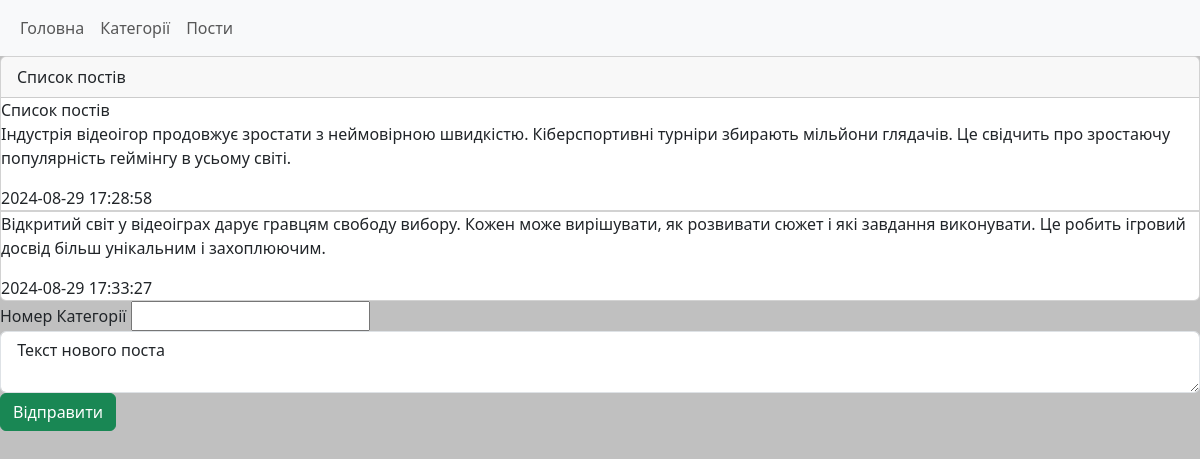
The app's page /categories/2 with its own data.
### tables this page shows
CREATE TABLE post (
    post_id INTEGER PRIMARY KEY AUTOINCREMENT,
    category_id INTEGER,
    text TEXT,
    datetime TEXT DEFAULT CURRENT_TIMESTAMP,
    FOREIGN KEY(category_id) REFERENCES category(category_id)
);

### main.py (the view)
@app.route("/categories/<id>", methods=["GET","POST"])
def posts_by_category(id):
    if request.method == "POST":
        category_id = request.form.get("category_id")
        text = request.form.get("text")
        db.addPost(category_id, text)
        return redirect(f"/categories/{id}")
    return render_template("post_list.html",
                            post_list=db.getPostsByCategory(id))

### db.py (called while the page is built)
def open():
    global conn, cursor
    conn = sqlite3.connect(db_name)
    cursor = conn.cursor()

def close():
    cursor.close()
    conn.close()

def getPostsByCategory(category_id):
    open()
    cursor.execute("SELECT * FROM post WHERE category_id = ?;", [category_id])
    res = cursor.fetchall()
    close()
    return res

### templates/post_list.html
{% extends 'base.html' %}
{% block content %}
<div class="card">
    <div class="card-header">
        Список постів
    </div>
    Список постів
    {% for p in post_list %}
    <li class="list-group list-group-flush">
        <p>
            {{p[2]}}
        </p>
        <span>{{p[-1]}}</span>
        </li>
    {%endfor%}
</div>
<div class="mb-3">
    <form method="post">
        <label>Номер Категорії</label>
        <input type="number" name="category_id">
        <textarea class="form-control" name="text"> Текст нового поста </textarea>
        <input type="submit" value="Відправити" class="btn btn-success">
    </form>
</div>
{% endblock %}

### static/style.css (style rules this page uses)
body { background: #c0c0c0; }

### records on screen
post: text "Індустрія відеоігор продовжує зростати з неймовірною швидкістю. Кіберспортивні турніри збирають мільйони глядачів. Це свідчить про зростаючу популярність геймінгу в усьому світі.", datetime "2024-08-29 17:28:58"
post: text "Відкритий світ у відеоіграх дарує гравцям свободу вибору. Кожен може вирішувати, як розвивати сюжет і які завдання виконувати. Це робить ігровий досвід більш унікальним і захоплюючим.", datetime "2024-08-29 17:33:27"
